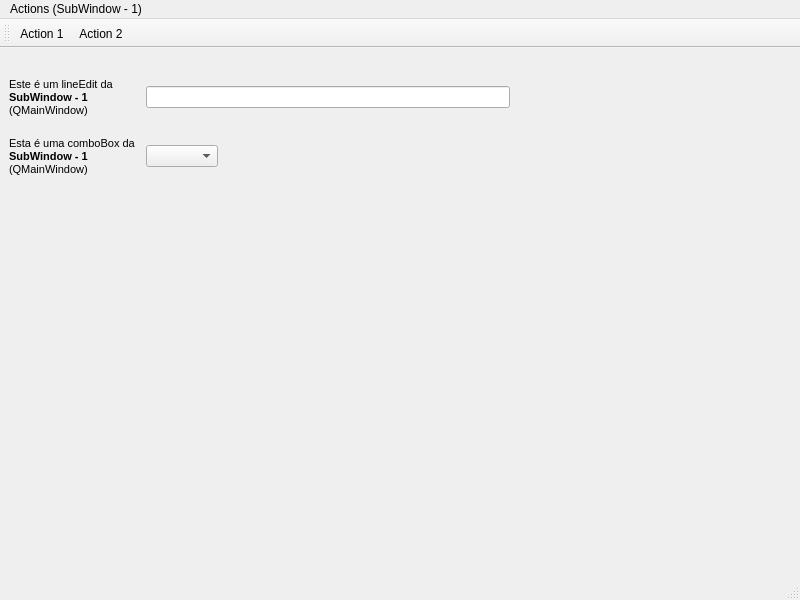
<?xml version="1.0" encoding="UTF-8"?>
<ui version="4.0">
 <class>sub_mainwindow_1</class>
 <widget class="QMainWindow" name="sub_mainwindow_1">
  <property name="geometry">
   <rect>
    <x>0</x>
    <y>0</y>
    <width>800</width>
    <height>600</height>
   </rect>
  </property>
  <property name="windowTitle">
   <string>Form 1</string>
  </property>
  <widget class="QWidget" name="centralwidget">
   <layout class="QGridLayout" name="gridLayout">
    <property name="topMargin">
     <number>30</number>
    </property>
    <property name="horizontalSpacing">
     <number>10</number>
    </property>
    <property name="verticalSpacing">
     <number>20</number>
    </property>
    <item row="0" column="0">
     <widget class="QLabel" name="label">
      <property name="text">
       <string>&lt;!DOCTYPE HTML PUBLIC &quot;-//W3C//DTD HTML 4.0//EN&quot; &quot;http://www.w3.org/TR/REC-html40/strict.dtd&quot;&gt;
&lt;html&gt;&lt;head&gt;&lt;meta name=&quot;qrichtext&quot; content=&quot;1&quot; /&gt;&lt;style type=&quot;text/css&quot;&gt;
p, li { white-space: pre-wrap; }
&lt;/style&gt;&lt;/head&gt;&lt;body style=&quot; font-family:'MS Shell Dlg 2'; font-size:8.25pt; font-weight:400; font-style:normal;&quot;&gt;
&lt;p style=&quot; margin-top:0px; margin-bottom:0px; margin-left:0px; margin-right:0px; -qt-block-indent:0; text-indent:0px;&quot;&gt;&lt;span style=&quot; font-size:8pt;&quot;&gt;Este é um lineEdit da &lt;/span&gt;&lt;/p&gt;
&lt;p style=&quot; margin-top:0px; margin-bottom:0px; margin-left:0px; margin-right:0px; -qt-block-indent:0; text-indent:0px;&quot;&gt;&lt;span style=&quot; font-size:8pt; font-weight:600;&quot;&gt;SubWindow - 1&lt;/span&gt;&lt;/p&gt;
&lt;p style=&quot; margin-top:0px; margin-bottom:0px; margin-left:0px; margin-right:0px; -qt-block-indent:0; text-indent:0px;&quot;&gt;&lt;span style=&quot; font-size:8pt;&quot;&gt;(QMainWindow)&lt;/span&gt;&lt;/p&gt;&lt;/body&gt;&lt;/html&gt;</string>
      </property>
     </widget>
    </item>
    <item row="0" column="1" colspan="2">
     <widget class="QLineEdit" name="lineEdit"/>
    </item>
    <item row="0" column="3">
     <spacer name="horizontalSpacer">
      <property name="orientation">
       <enum>Qt::Horizontal</enum>
      </property>
      <property name="sizeHint" stdset="0">
       <size>
        <width>276</width>
        <height>20</height>
       </size>
      </property>
     </spacer>
    </item>
    <item row="1" column="0">
     <widget class="QLabel" name="label_2">
      <property name="text">
       <string>&lt;!DOCTYPE HTML PUBLIC &quot;-//W3C//DTD HTML 4.0//EN&quot; &quot;http://www.w3.org/TR/REC-html40/strict.dtd&quot;&gt;
&lt;html&gt;&lt;head&gt;&lt;meta name=&quot;qrichtext&quot; content=&quot;1&quot; /&gt;&lt;style type=&quot;text/css&quot;&gt;
p, li { white-space: pre-wrap; }
&lt;/style&gt;&lt;/head&gt;&lt;body style=&quot; font-family:'MS Shell Dlg 2'; font-size:8.25pt; font-weight:400; font-style:normal;&quot;&gt;
&lt;p style=&quot; margin-top:0px; margin-bottom:0px; margin-left:0px; margin-right:0px; -qt-block-indent:0; text-indent:0px;&quot;&gt;&lt;span style=&quot; font-size:8pt;&quot;&gt;Esta é uma comboBox da&lt;/span&gt;&lt;/p&gt;
&lt;p style=&quot; margin-top:0px; margin-bottom:0px; margin-left:0px; margin-right:0px; -qt-block-indent:0; text-indent:0px;&quot;&gt;&lt;span style=&quot; font-size:8pt; font-weight:600;&quot;&gt;SubWindow - 1&lt;/span&gt;&lt;/p&gt;
&lt;p style=&quot; margin-top:0px; margin-bottom:0px; margin-left:0px; margin-right:0px; -qt-block-indent:0; text-indent:0px;&quot;&gt;&lt;span style=&quot; font-size:8pt;&quot;&gt;(QMainWindow)&lt;/span&gt;&lt;/p&gt;&lt;/body&gt;&lt;/html&gt;</string>
      </property>
     </widget>
    </item>
    <item row="1" column="1">
     <widget class="QComboBox" name="comboBox"/>
    </item>
    <item row="1" column="2">
     <spacer name="horizontalSpacer_2">
      <property name="orientation">
       <enum>Qt::Horizontal</enum>
      </property>
      <property name="sizeHint" stdset="0">
       <size>
        <width>276</width>
        <height>20</height>
       </size>
      </property>
     </spacer>
    </item>
    <item row="1" column="3">
     <spacer name="horizontalSpacer_3">
      <property name="orientation">
       <enum>Qt::Horizontal</enum>
      </property>
      <property name="sizeHint" stdset="0">
       <size>
        <width>276</width>
        <height>20</height>
       </size>
      </property>
     </spacer>
    </item>
    <item row="2" column="0">
     <spacer name="verticalSpacer">
      <property name="orientation">
       <enum>Qt::Vertical</enum>
      </property>
      <property name="sizeHint" stdset="0">
       <size>
        <width>20</width>
        <height>372</height>
       </size>
      </property>
     </spacer>
    </item>
   </layout>
  </widget>
  <widget class="QMenuBar" name="menubar">
   <property name="geometry">
    <rect>
     <x>0</x>
     <y>0</y>
     <width>800</width>
     <height>19</height>
    </rect>
   </property>
   <widget class="QMenu" name="menuArquivo">
    <property name="title">
     <string>Actions (SubWindow - 1)</string>
    </property>
    <addaction name="actionAction_1"/>
    <addaction name="actionAction_2"/>
   </widget>
   <addaction name="menuArquivo"/>
  </widget>
  <widget class="QStatusBar" name="statusbar"/>
  <widget class="QToolBar" name="toolBar">
   <property name="windowTitle">
    <string>toolBar</string>
   </property>
   <attribute name="toolBarArea">
    <enum>TopToolBarArea</enum>
   </attribute>
   <attribute name="toolBarBreak">
    <bool>false</bool>
   </attribute>
   <addaction name="actionAction_1"/>
   <addaction name="actionAction_2"/>
  </widget>
  <action name="actionAction_1">
   <property name="text">
    <string>Action 1</string>
   </property>
  </action>
  <action name="actionAction_2">
   <property name="text">
    <string>Action 2</string>
   </property>
  </action>
 </widget>
 <resources/>
 <connections/>
</ui>
